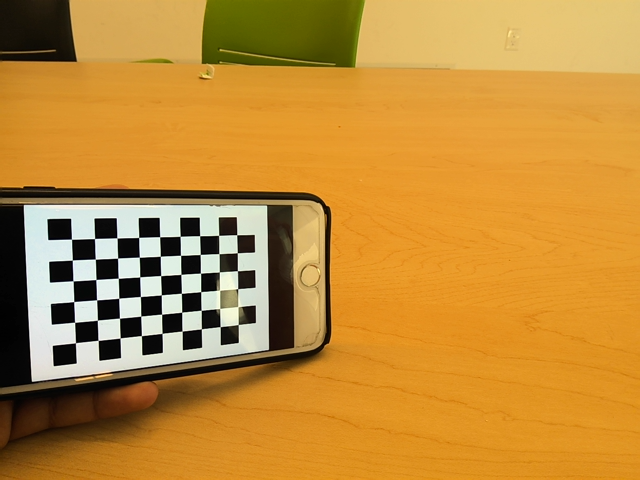
#> input picture camera_setup/cal_images/img0 (1).png, 640 x 480 px; its folder holds 5 pictures in this run
$ python cameraCalibration.py
#> lines starting #> are read from the running program, lines starting #| are printed output that depends on the picture; after the words box and inside, x2 and y2 are one past the last pixel; in counts of white or black regions, pixels touching at a corner belong together
import numpy as np
import cv2 as cv
import glob


def calibrate_camera():
    ################ FIND CHESSBOARD CORNERS - OBJECT POINTS AND IMAGE POINTS #############################

    chessboardSize = (9,6)
    frameSize = (3968,2232)


    print('test1')
    # termination criteria
    criteria = (cv.TERM_CRITERIA_EPS + cv.TERM_CRITERIA_MAX_ITER, 30, 0.001)

    print('test1')
    # prepare object points, like (0,0,0), (1,0,0), (2,0,0) ....,(6,5,0)
    objp = np.zeros((chessboardSize[0] * chessboardSize[1], 3), np.float32)
    objp[:,:2] = np.mgrid[0:chessboardSize[0],0:chessboardSize[1]].T.reshape(-1,2)
    print('test1')
    size_of_chessboard_squares_mm = 22.57
    objp = objp * size_of_chessboard_squares_mm

    print('test1')
    # Arrays to store object points and image points from all the images.
    objpoints = [] # 3d point in real world space
    imgpoints = [] # 2d points in image plane.

    print('test1')
    images = glob.glob('camera_setup\cal_images\*.png')
    print('test1')
    for image in images:
        print('test1')
        img = cv.imread(image)
#> img is the input picture: shape (480, 640, 3); mean B, G, R 57.5, 139, 190.6
        gray = cv.cvtColor(img, cv.COLOR_BGR2GRAY)
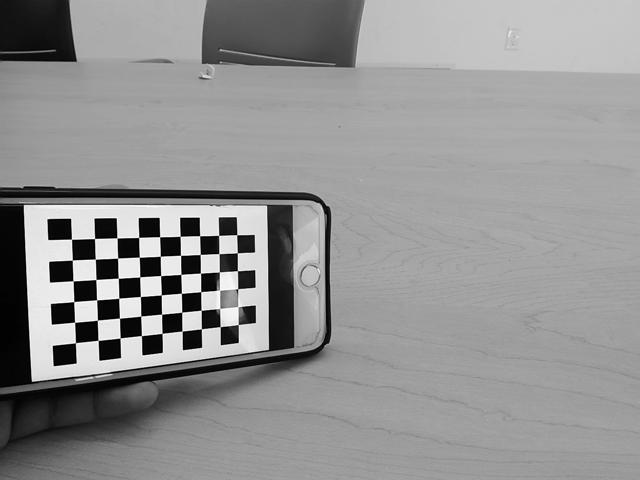
#> gray: shape (480, 640); min 0, max 254, mean 145.1

        # Find the chess board corners
        ret, corners = cv.findChessboardCorners(gray, chessboardSize, None)
#> ret = True; corners = 54 rows, first 8: [71.47, 239.2], [94.54, 238.5], [116.9, 237.9], [138.6, 237.4], [159.6, 236.7], [180.1, 236.3], [199.6, 235.7], [218.6, 235.4]

        # If found, add object points, image points (after refining them)
        if ret == True:

            objpoints.append(objp)
            corners2 = cv.cornerSubPix(gray, corners, (11,11), (-1,-1), criteria)
#> corners2 = 54 rows, first 8: [71.49, 239.2], [94.56, 238.5], [117, 237.9], [138.7, 237.4], [159.6, 236.7], [180.2, 236.3], [199.6, 235.7], [218.6, 235.4]
            imgpoints.append(corners)

            # Draw and display the corners
            cv.drawChessboardCorners(img, chessboardSize, corners2, ret)
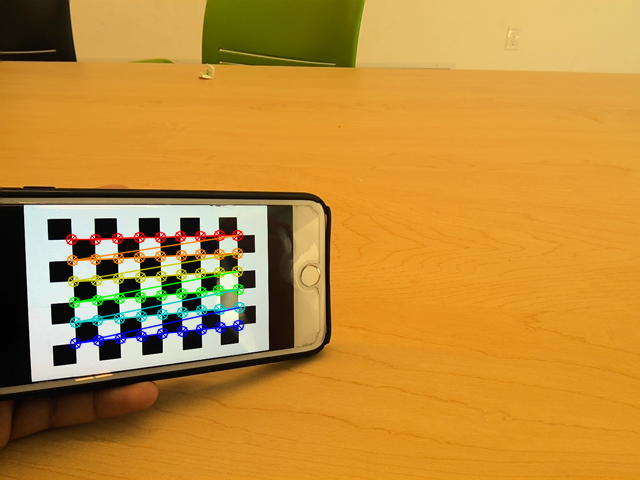
#> img: shape (480, 640, 3); 3.01% of pixels changed, all inside (x1, y1, x2, y2) = (65, 229, 246, 350)
            cv.imshow('img', img)
            cv.waitKey(500)
#> pass 2 of the loop in calibrate_camera, `for image in images:`:
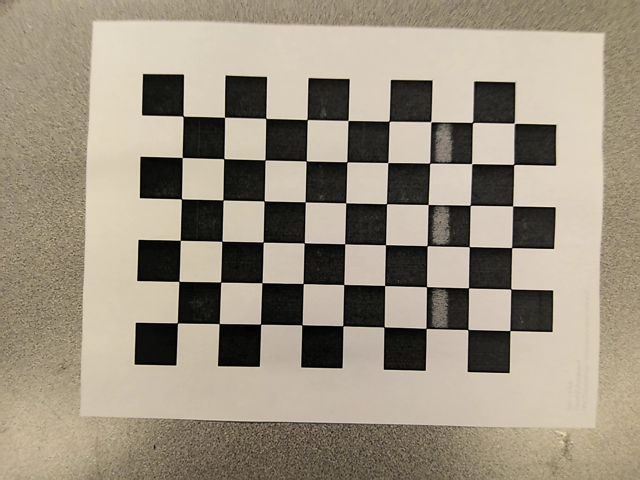
#> input picture camera_setup/cal_images/img0.png, 640 x 480 px
#> in calibrate_camera, img is the input picture: shape (480, 640, 3); mean B, G, R 128.8, 145.8, 155.8
#> in calibrate_camera, `gray = cv.cvtColor(img, cv.COLOR_BGR2GRAY)`:
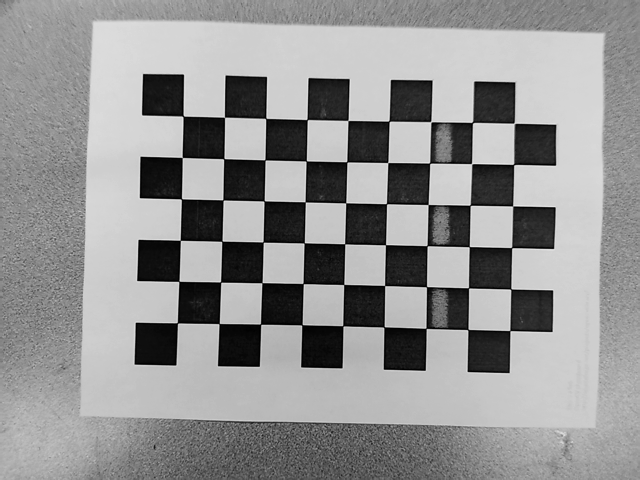
#> gray: shape (480, 640); min 0, max 234, mean 146.8
#> corners = 54 rows, first 8: [182.9, 116.1], [224.5, 117.3], [265.8, 118.4], [307, 119.7], [347.8, 120.6], [388.9, 121], [430.7, 121.8], [472.5, 122.6]
#> corners2 = 54 rows, first 8: [183.1, 116.1], [224.5, 117.2], [265.7, 118.4], [307.2, 119.5], [348, 120.5], [389.1, 121.2], [431.2, 121.8], [472.6, 122.4]
#> in calibrate_camera, `cv.drawChessboardCorners(img, chessboardSize, corners2, ret)`:
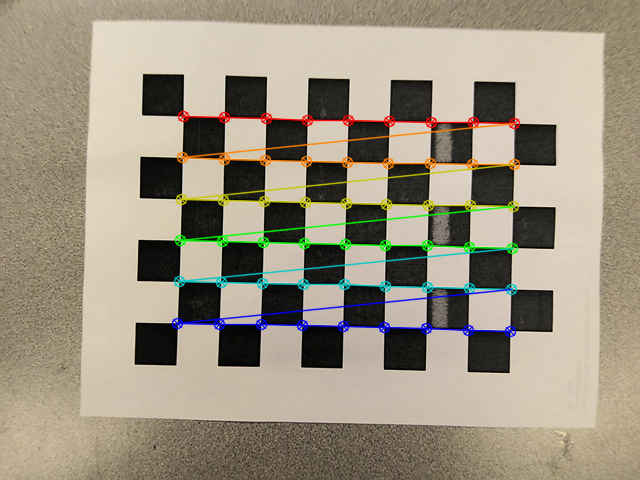
#> img: shape (480, 640, 3); 4.91% of pixels changed, all inside (x1, y1, x2, y2) = (171, 110, 521, 338)
#> pass 3 of the loop in calibrate_camera, `for image in images:`:
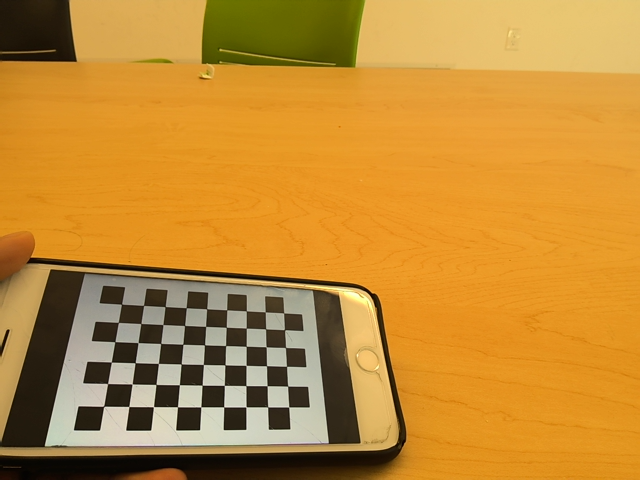
#> input picture camera_setup/cal_images/img1 (1).png, 640 x 480 px
#> in calibrate_camera, img is the input picture: shape (480, 640, 3); mean B, G, R 53.7, 138.5, 192.5
#> in calibrate_camera, `gray = cv.cvtColor(img, cv.COLOR_BGR2GRAY)`:
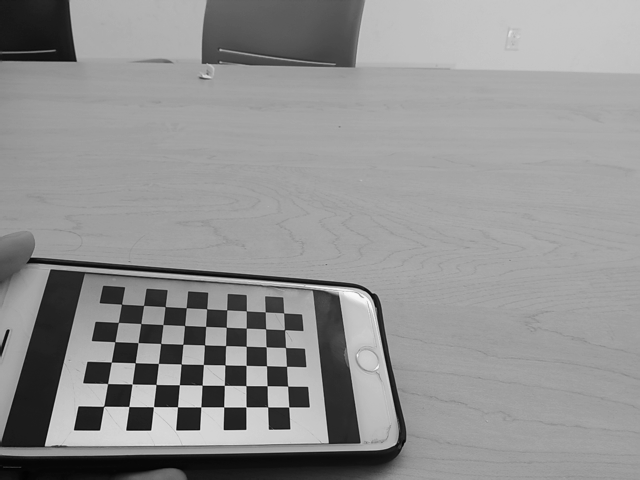
#> gray: shape (480, 640); min 1, max 250, mean 145
#> corners = 54 rows, first 8: [121.1, 304.3], [141, 306], [164.9, 307.2], [184, 309], [207, 309], [227, 310], [246, 311], [265, 312]
#> corners2 = 54 rows, first 8: [121.5, 304.2], [143.6, 305.4], [165.2, 306.6], [186.3, 307.7], [206.7, 308.7], [226.7, 309.8], [246.3, 310.8], [265.3, 311.9]
#> in calibrate_camera, `cv.drawChessboardCorners(img, chessboardSize, corners2, ret)`:
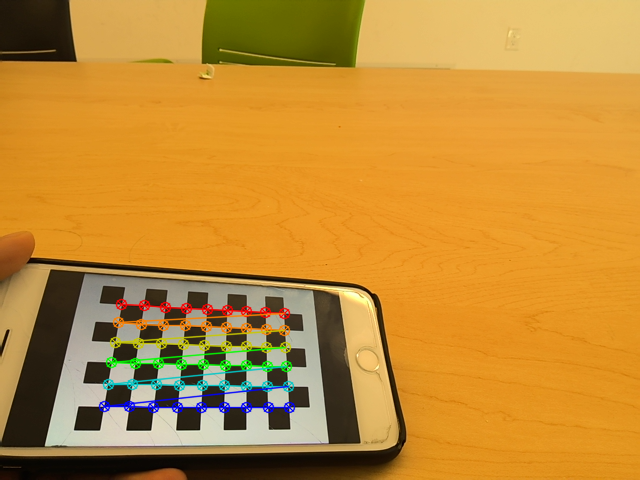
#> img: shape (480, 640, 3); 3.1% of pixels changed, all inside (x1, y1, x2, y2) = (98, 298, 296, 414)
#> the loop made 5 passes; the first 3 are shown


    cv.destroyAllWindows()


    ############## CALIBRATION #######################################################

    ret, cameraMatrix, dist, rvecs, tvecs = cv.calibrateCamera(objpoints, imgpoints, frameSize, None, None)

    #with open('intrinsic.npy', 'wb') as f:
       # np.save(f, cameraMatrix)


    ############## UNDISTORTION #####################################################

    print(cameraMatrix)

    img = cv.imread('camera_setup\cal_images\img10.png')
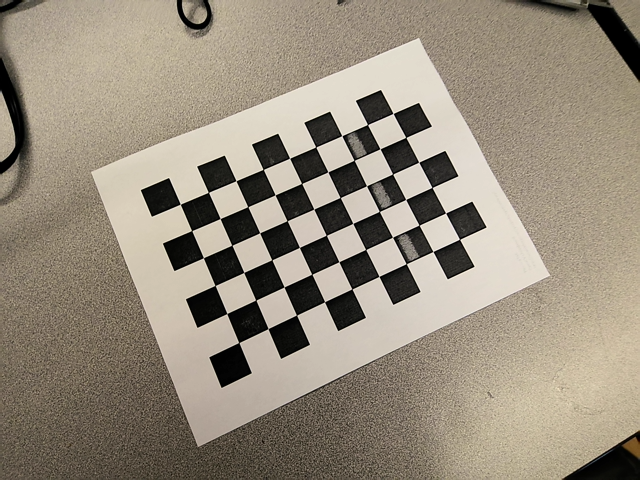
#> input picture camera_setup/cal_images/img10.png, 640 x 480 px, found by its file name
#> img is the input picture: shape (480, 640, 3); mean B, G, R 125, 140.9, 150.9
    h,  w = img.shape[:2]
#> h = 480; w = 640
    newCameraMatrix, roi = cv.getOptimalNewCameraMatrix(cameraMatrix, dist, (w,h), 1, (w,h))

    print(newCameraMatrix)

    with open('camera_setup\intrinsicNew.npy', 'wb') as f:
        np.save(f, newCameraMatrix)


    # Undistort
    dst = cv.undistort(img, cameraMatrix, dist, None, newCameraMatrix)

    # crop the image
    x, y, w, h = roi
    dst = dst[y:y+h, x:x+w]
#> dst: shape (421, 611, 3)
    #cv.imwrite('caliResult1.png', dst)


    # Undistort with Remapping
    mapx, mapy = cv.initUndistortRectifyMap(cameraMatrix, dist, None, newCameraMatrix, (w,h), 5)
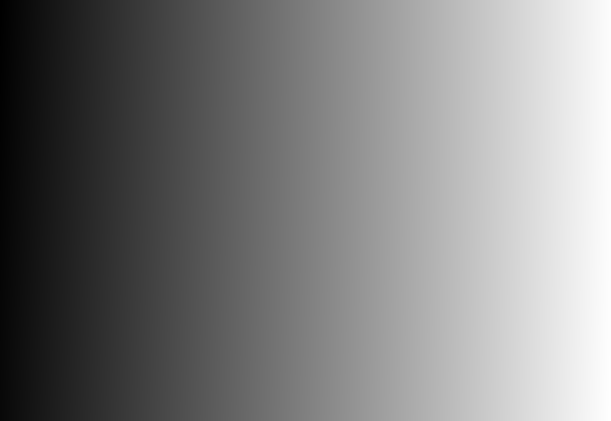
#> mapx: shape (421, 611) float32; min -24.61, max 613.6, mean 294.5; drawn with min black and max white
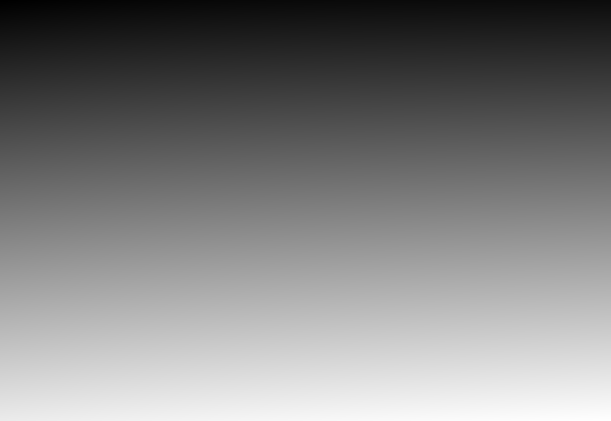
#> mapy: shape (421, 611) float32; min -23.15, max 455.4, mean 216.7; drawn with min black and max white
    dst = cv.remap(img, mapx, mapy, cv.INTER_LINEAR)
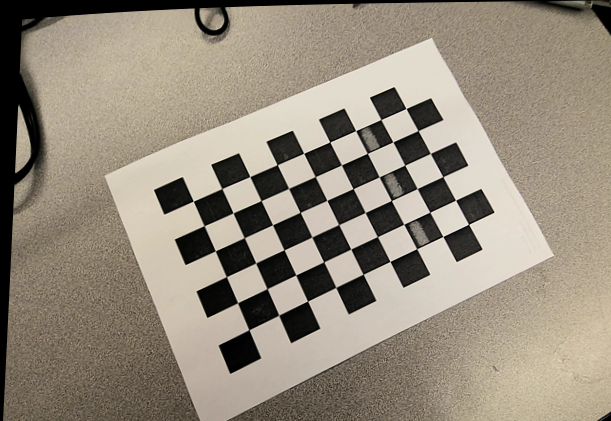
#> dst: shape (421, 611, 3); mean B, G, R 124.5, 139.5, 149.2

    # crop the image
    x, y, w, h = roi
    dst = dst[y:y+h, x:x+w]
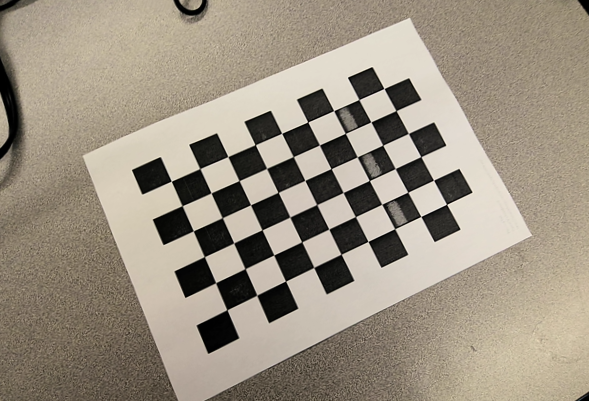
#> dst: shape (401, 589, 3); mean B, G, R 130.2, 145.7, 155.7
    #cv.imwrite('caliResult2.png', dst)


    # Reprojection Error
    mean_error = 0

    for i in range(len(objpoints)):
        imgpoints2, _ = cv.projectPoints(objpoints[i], rvecs[i], tvecs[i], cameraMatrix, dist)
        error = cv.norm(imgpoints[i], imgpoints2, cv.NORM_L2)/len(imgpoints2)
        mean_error += error

    print( "total error: {}".format(mean_error/len(objpoints)) )
calibrate_camera()
